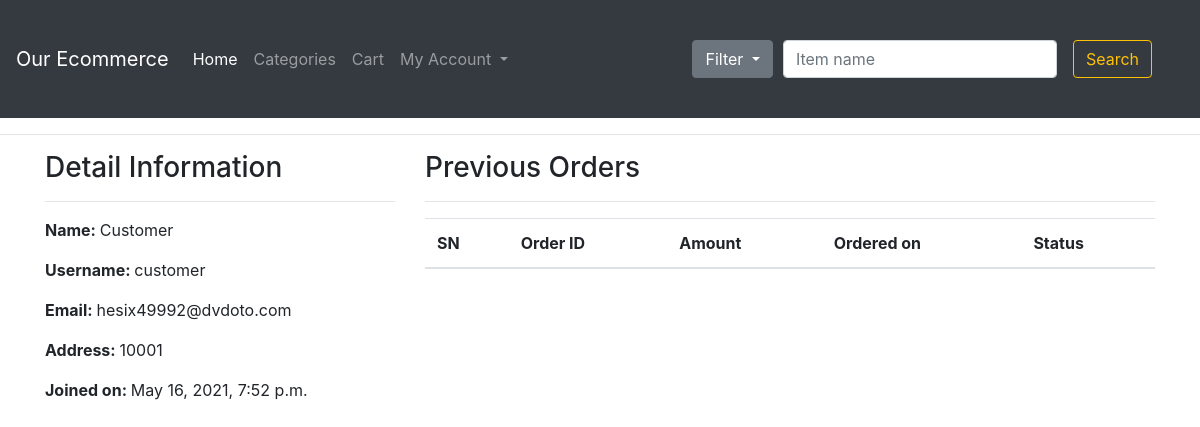
The page /profile/ (signed in) on the database as committed earlier.
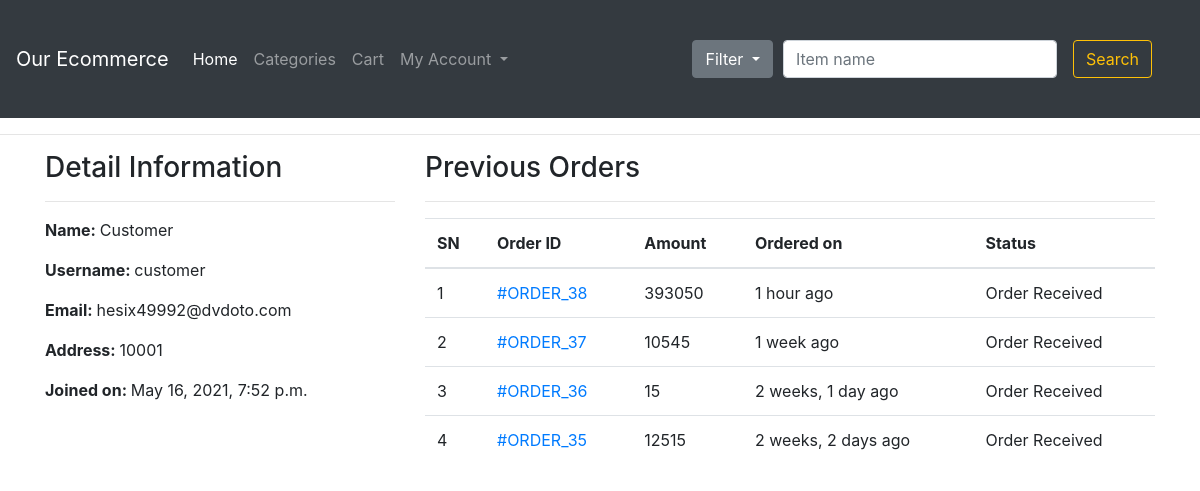
The same page on the database as committed later.
### ecomapp/models.py (models this page shows, shortened)
class Order(models.Model):
    cart = models.OneToOneField(Cart, on_delete=models.CASCADE)
    ordered_by = models.CharField(max_length=200)
    shipping_address = models.CharField(max_length=200)
    mobile = models.CharField(max_length=10)
    email = models.EmailField(null=True, blank=True)
    subtotal = models.PositiveIntegerField()
    discount = models.PositiveIntegerField()
    total = models.PositiveIntegerField()
    order_status = models.CharField(max_length=50, choices=ORDER_STATUS)
    created_at = models.DateTimeField(auto_now_add=True)
    payment_method = models.CharField(
        max_length=20, default="Cash On Delivery")
    payment_completed = models.BooleanField(
        default=False, null=True, blank=True)

### ecomapp/views.py (the view)
# urls.py: path("profile/", CustomerProfileView.as_view(), name="customerprofile"),
class CustomerProfileView(TemplateView):
    template_name = "customerprofile.html"
    def dispatch(self, request, *args, **kwargs):
        if request.user.is_authenticated and Customer.objects.filter(user=request.user).exists():
            pass
        else:
            return redirect("/login/?next=/profile/")
        return super().dispatch(request, *args, **kwargs)
    def get_context_data(self, **kwargs):
        context = super().get_context_data(**kwargs)
        customer = self.request.user.customer
        context['customer'] = customer
        orders = Order.objects.filter(cart__customer=customer).order_by("-id")
        context["orders"] = orders
        return context

### templates/customerprofile.html (shortened to what this page needs)
{% extends 'base.html' %}
{% block content %}
<div class="container">
    <div class="row">
        <div class="col-md-4">
            <h3>Detail Information</h3><hr>
            <p><span class="font-weight-bold">Name: </span> {{customer.full_name}}</p>
            <p><span class="font-weight-bold">Username: </span> {{customer.user.username}}</p>
            <p><span class="font-weight-bold">Email: </span> {{customer.user.email}}</p>
            <p><span class="font-weight-bold">Address: </span> {{customer.address}}</p>
            <p><span class="font-weight-bold">Joined on: </span> {{customer.joined_on}}</p>
        </div>
        <div class="col-md-8">
            <h3>Previous Orders</h3>
            <hr>
            <table class="table">
                <thead>
                    <tr>
                        <th>SN</th>
                        <th>Order ID</th>
                        <th>Amount</th>
                        <th>Ordered on</th>
                        <th>Status</th>
                    </tr>
                </thead>
                <tbody>
                    {% for ord in orders %}
                    <tr>
                        <td>{{forloop.counter}}</td>
                        <td><a href="{% url 'ecomapp:customerorderdetail' ord.pk %}"> #ORDER_{{ord.id}}</a></td>
                        <td>{{ord.total}}</td>
                        <td>{{ord.created_at|timesince}} ago</td>
                        <td>{{ord.order_status}}</td>
                    </tr>
                    {% endfor %}
                </tbody>
            </table>
        </div>
    </div>
</div>
{% endblock %}

Rows that differ between the two databases and show on the page:
added Order: id "38", total "393050", created_at "1 hour", order_status "Order Received"
added Order: id "37", total "10545", created_at "1 week", order_status "Order Received"
added Order: id "36", total "15", created_at "2 weeks, 1 day", order_status "Order Received"
added Order: id "35", total "12515", created_at "2 weeks, 2 days", order_status "Order Received"
